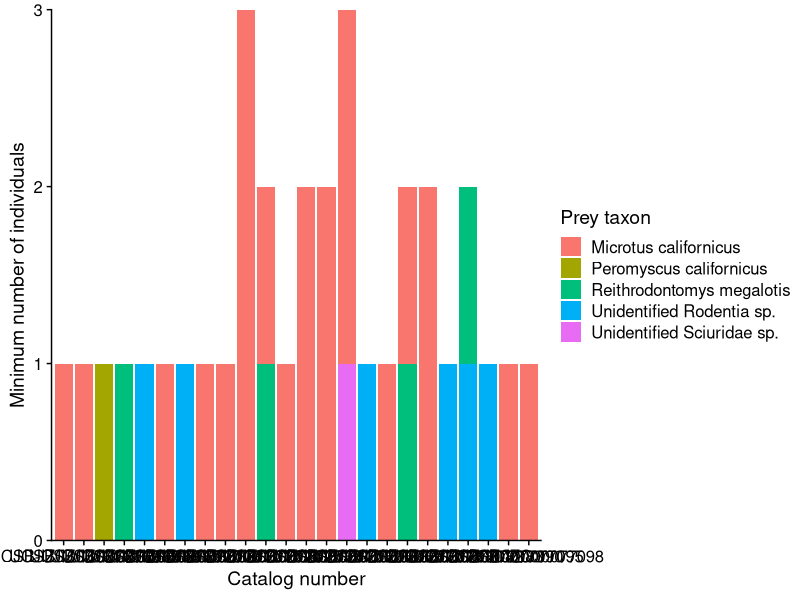
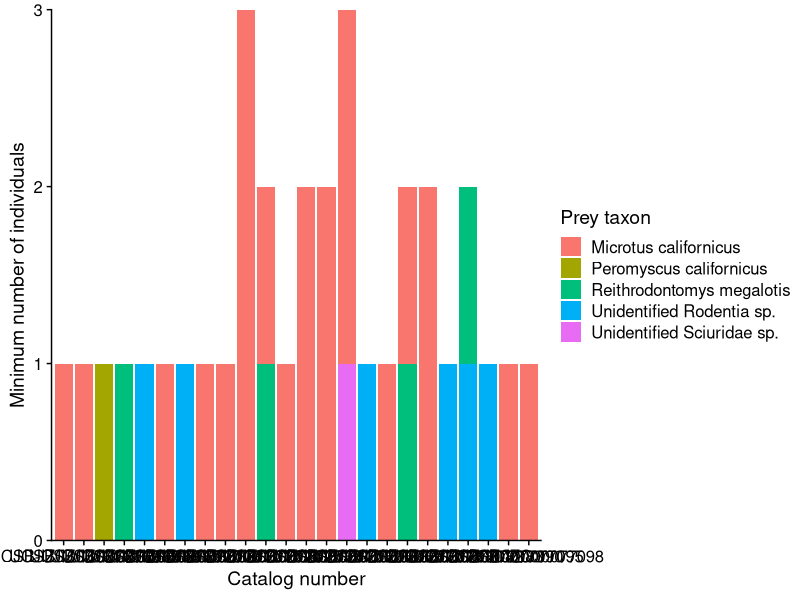

The R source for these figures, in order:
# Setup ----

# load packages
library(tidyverse)
library(readxl)
library(cowplot)

# Read in data ----
# read in ID_Counting sheet from Excel and assign to variable & exclude NCOS pellet data.
pellet_contents <- read_xlsx(path = "data/owl_pellet_data_downloaded_2026-04-21.xlsx", sheet = "ID_Counting") %>% 
  drop_na(catalog_number) %>% 
  filter(catalog_number != "UCSB-IZC00077015")

# Data exploration/checking ----
# check catalog numbers

# how many unique catalog numbers
n_distinct(pellet_contents$catalog_number)

catalog_numbers <- unique(pellet_contents$catalog_number)

catalog_numbers

# unique prey items

prey_taxa <- unique(pellet_contents$prey_taxon)

# Calculate proportions

count_sums <- pellet_contents %>% 
  group_by(catalog_number, `vert-invert`) %>% 
  summarize(count_sum = sum(MNI),
            n_records = n())

# Turn count_sums into a pivot table of the vertebrate/invertebrate prey counts
proportions <- count_sums %>%
  pivot_wider(id_cols = catalog_number, names_from = `vert-invert`, values_from = count_sum) %>% 
# Use mutate to create a total count column, then use that to calculate the proportion of vertebrate prey by number
  mutate(across(everything(), ~replace_na(.x, 0))) %>% # replacing any numerical NA values with 0
  mutate(total_prey = Vertebrate + Invertebrate) %>% # add column: sum of total # of vert and invert prey
  mutate(vert_proportion = Vertebrate/total_prey) %>% # this can later be multiplied by 100 to give a percentage
  mutate(invert_proportion = Invertebrate/total_prey)

# Subset data ----
# create vertebrate & invert subsets
pellet_contents_vert <- pellet_contents %>% 
  filter(`vert-invert` == "Vertebrate")

pellet_contents_invert <- pellet_contents %>% 
  filter(`vert-invert` == "Invertebrate")


view(prey_taxa)

# Figures ----

## Verts ----
# stacked bar chart for vert contents only
fig_vert_stacked <- ggplot(data = pellet_contents_vert, aes(x = catalog_number, y = MNI, fill = prey_taxon)) +
  geom_col() + 
  ylab("Minimum number of individuals") +
  xlab("Catalog number") +
  guides(fill = guide_legend(title = "Prey taxon")) +
  theme_cowplot() +
  scale_y_continuous(expand = c(0,0))

# view figure
fig_vert_stacked

# save to file
ggsave(filename = "figures/fig_vert_stacked.pdf",
       width = 8,
       height = 6)

# TODO
# FIXME
